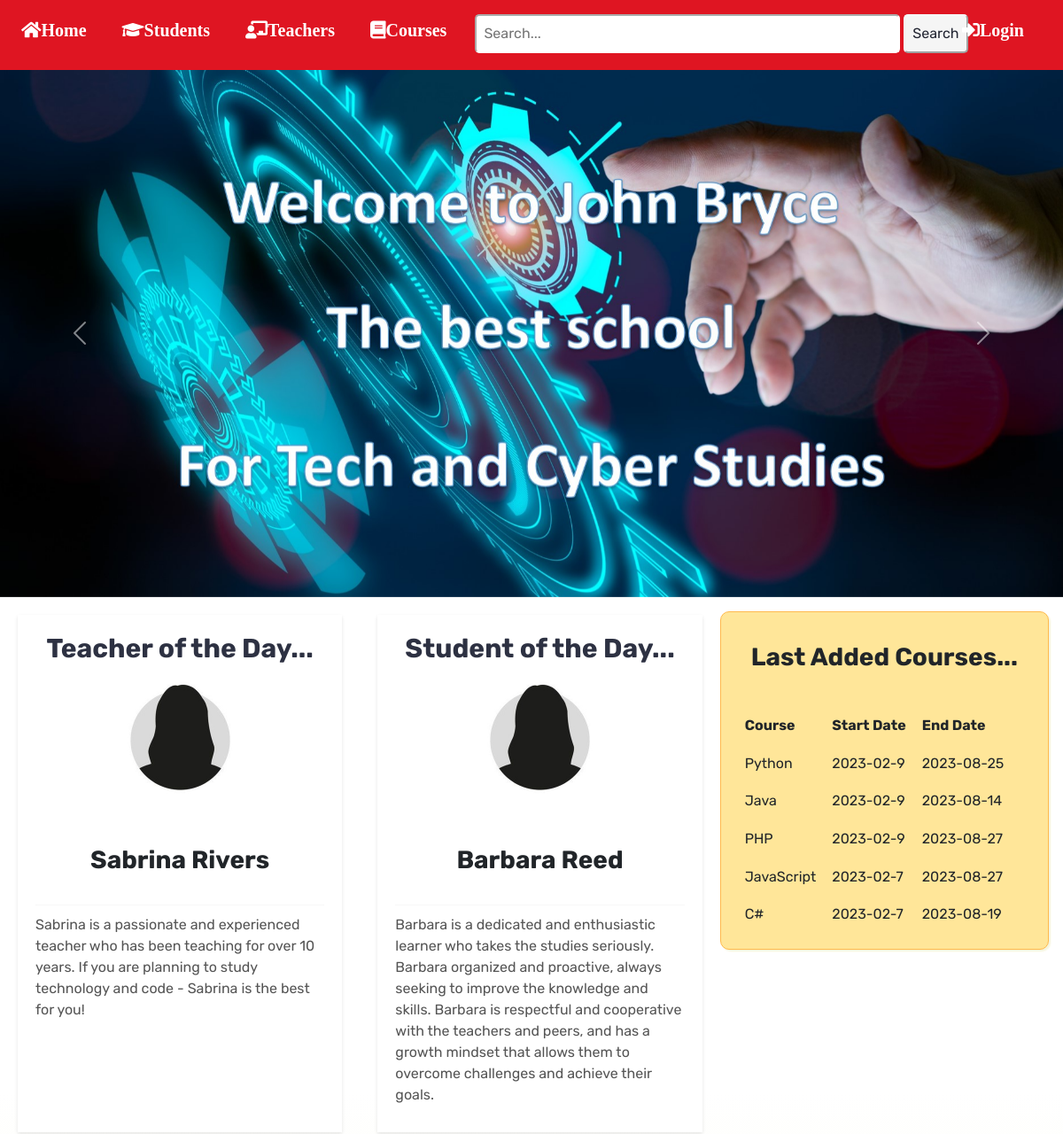
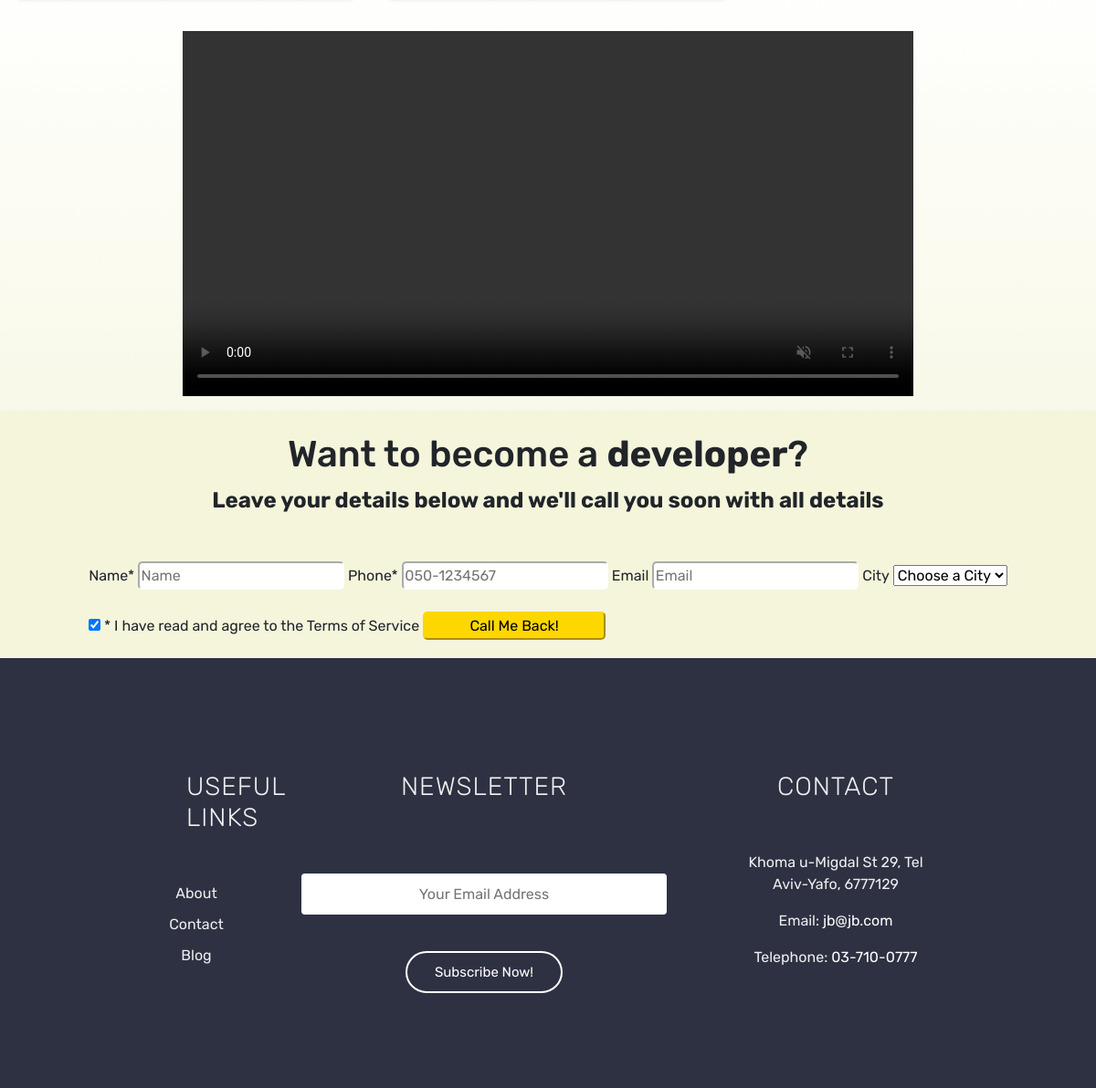
The page / on the database its author committed (2 pictures, top to bottom).
### tables this page shows
CREATE TABLE active_courses (
            active_course_id     INTEGER     PRIMARY KEY
          , course_id            INTEGER     NOT NULL
          , teacher_id           INTEGER     NOT NULL
          , start_date           DATE        NOT NULL
          , end_date             DATE        NOT NULL
          , FOREIGN KEY (course_id) REFERENCES courses (course_id)
          , FOREIGN KEY (teacher_id) REFERENCES teachers (teacher_id)
        );

CREATE TABLE courses (
            course_id       INTEGER     PRIMARY KEY
          , name            TEXT        NOT NULL        UNIQUE
          , desc            TEXT        NOT NULL
          , image           BLOB        
        );

CREATE TABLE teachers (
            teacher_id      INTEGER     PRIMARY KEY
          , user_id         INTEGER     NOT NULL        UNIQUE
          , name            TEXT        NOT NULL
          , image           BLOB        NOT NULL
          , gender          TEXT        NOT NULL
          , birth_date      TEXT        NOT NULL
          , phone           TEXT        NOT NULL
          , address         TEXT        NOT NULL
          , FOREIGN KEY (user_id) REFERENCES users (user_id)
        );

CREATE TABLE students (
            student_id      INTEGER     PRIMARY KEY
          , user_id         INTEGER     NOT NULL        UNIQUE
          , name            TEXT        NOT NULL
          , image           BLOB        NOT NULL
          , gender          TEXT        NOT NULL
          , birth_date      TEXT        NOT NULL
          , phone           TEXT        NOT NULL
          , address         TEXT        NOT NULL
          , FOREIGN KEY (user_id) REFERENCES users (user_id)
        );

### app.py (the view, shortened to what this page needs)
@app.route('/', methods = ['GET', 'POST'])
def home():
    if request.method == 'GET':
        new_courses = execute_query(f"""
        SELECT name, start_date, end_date from active_courses
        JOIN courses ON active_courses.course_id = courses.course_id
        ORDER BY start_date
        DESC LIMIT 5
        """)
        teacher_names = []
        teacher_images = []
        teachers_tuple = execute_query("SELECT * FROM teachers")
        for teacher in teachers_tuple:
            teacher_names.append(teacher[2])
            teacher_images.append(teacher[3])
        random_names = random.sample(teacher_names, 3)
        random_images = [teacher_images[teacher_names.index(name)] for name in random_names]
        for teacher_name, teacher_image in zip(random_names, random_images):
            teacher_name, teacher_image
        student_names = []
        student_images = []
        students_tuple = execute_query("SELECT * FROM students")
        for student in students_tuple:
            student_names.append(student[2])
            student_images.append(student[3])
        random_names = random.sample(student_names, 3)
        random_images = [student_images[student_names.index(name)] for name in random_names]
        for student_name, student_image in zip(random_names, random_images):
            student_name, student_image
        return render_template("index.html", new_courses=new_courses, teacher_name=teacher_name, teacher_image=teacher_image, student_name=student_name, student_image=student_image)

### app.py (called while the page is built)
@app.before_request
def auth():
    path_teacher_list = ['/teacher_panel']
    if "role" not in session.keys():
        session["username"]='anonymous'
        session["role"]='anonymous'
    if session["role"] != 'Admin':
        if 'admin' in request.full_path:
            return abort(403)
    if session["role"] != 'Teacher':
        if any(route in request.full_path for route in path_teacher_list):
            return abort(403)

### setup_db.py (called while the page is built)
def execute_query(schema):
    cur.execute(schema)
    conn.commit()
    return cur.fetchall()

### templates/index.html (shortened to what this page needs)
{% extends "base.html" %}
{% block content %}
<div class="index-all">
    <div id="carouselExampleIndicators" class="carousel slide" data-bs-ride="true">
        <div class="carousel-inner">
            <div class="carousel-item active">
                <img src="/static/img/1.jpg" class="d-block w-100" id="sliderPhoto" alt="...">
            </div>
        </div>
        <button class="carousel-control-prev" type="button" id="previous" data-bs-target="#carouselExampleIndicators"
            data-bs-slide="prev">
            <span class="carousel-control-prev-icon" aria-hidden="true"></span>
        </button>
        <button class="carousel-control-next" id="next" type="button" data-bs-target="#carouselExampleIndicators"
            data-bs-slide="next">
            <span class="carousel-control-next-icon" aria-hidden="true"></span>
        </button>
    </div>
    <div class="hp-new-courses">
        <div class="home_new_course">
            <h3>Last Added Courses...</h3>
            <table>
                <tr>
                    <th>Course</th>
                    <th>Start Date</th>
                    <th>End Date</th>
                </tr>
                {% for course in new_courses %}
                <tr>
                    <td>{{ course[0] }}</td>
                    <td>{{ course[1] }}</td>
                    <td>{{ course[2] }}</td>
                </tr>
                {% endfor %}
            </table>
        </div>
    </div>
    <div class="teacher-of-the-week">
        <section class="recommended-teacher">
            <h1>Teacher of the Day...</h1>
            <img src="{{ teacher_image }}" alt="Recommended teacher photo">
            <h3>{{ teacher_name }}</h3>
            <hr>
            <p>{{ teacher_name.split()[0] }} is a passionate and experienced teacher who has been teaching for over 10
                years. If you are planning to study technology and code - {{ teacher_name.split()[0] }} is the best for
                you!</p>
        </section>
        <section class="recommended-teacher">
            <h1>Student of the Day...</h1>
            <img src="{{ student_image }}" alt="Recommended teacher photo">
            <h3>{{ student_name }}</h3>
            <hr>
            <p>{{ student_name.split()[0] }} is a dedicated and enthusiastic learner who takes the studies seriously. {{
                student_name.split()[0] }} organized and proactive, always seeking to improve the knowledge and skills.
                {{ student_name.split()[0] }} is respectful and cooperative with the teachers and peers, and has a
                growth mindset that allows them to overcome challenges and achieve their goals.</p>
        </section>
    </div>
    <div class="video-container">
        <video src="/static/video/JB_Video.mp4" autoplay muted controls width="800px"></video>
    </div>
    <div class="leads-form-title">
        <h1>Want to become a <b>developer</b>?</h1>
        <h4>Leave your details below and we'll call you soon with all details</h4>
    </div>
    <div class="leads-form">
        <form method="POST">
            <label for="name">Name*</label>
            <input type="text" name="name" placeholder="Name" required autofocus>
            <label for="phone">Phone*</label>
            <input type="tel" name="phone" placeholder="050-1234567" pattern="[0-9]{3}-[0-9]{7}" required>
            <label for="email">Email</label>
            <input type="email" name="email" placeholder="Email">
            <label for="cars">City</label>
            <select id="city" name="city" id="cities">
                <option value="none" selected hidden>Choose a City</option>
            </select>
            <br><br>
            <input type="checkbox" required checked> * I have read and agree to the Terms of Service
            <input class="leads-send-button" type="submit" value="Call Me Back!">
        </form>
    </div>
</div>
{% endblock %}

### static/css/style.css (style rules this page uses)
* { font-family: 'Rubik'; }
h3 { padding: 3vh; text-align: center; font-weight: 700; }
h4 { padding-top: 0.5vh; font-weight: 700; }
.leads-form { border-radius: 5px; border-color: black ; background-color: beige; display: flex; justify-content: center; padding: 2vh; }
.leads-form-title { padding: 3vh; text-align: center; background-color: beige; }
#sliderPhoto { max-height: 74.8vh; }
.leads-send-button { color: black; background-color: gold; border-color: gold; border-radius: 5px; width: 25vh; }
input { padding: 0.2vh; border-radius: 5px; border-color: rgb(255, 255, 255, 255); }
form { padding: 0.5vh; }
td { padding-top: 0.2vh; }
table { border-collapse: separate; border-spacing: 2vh; }
.home_new_course { background-color: #ffe699; border: 1px solid #ffb94d; border-radius: 10px; padding: 10px; width: auto; position: sticky; top: 20px; left: 20px; z-index: 1; box-shadow: 2px 2px 2px beige; }
.hp-new-courses { padding-top: 2vh; padding-right: 2vh; float: right; }
.teacher-of-the-week { display: flex; justify-content: center; }
.recommended-teacher { background-color: #fff; box-shadow: 0 2px 4px rgba(0, 0, 0, 0.1); padding: 20px; width: 450px; margin: 20px; }
.recommended-teacher h1 { color: #2d3142; font-size: 30px; font-weight: 700; margin-bottom: 10px; text-align: center; }
.recommended-teacher img { border-radius: 50%; width: 150px; height: 150px; object-fit: cover; margin: 0 auto 20px; display: block; }
.recommended-teacher p { color: #555; font-size: 16px; margin-bottom: 10px; }
.recommended-teacher hr { border: none; border-top: 1px solid #ddd; margin: 10px 0; }
.index-all { background: rgb(255,255,255); background: linear-gradient(180deg, rgba(255,255,255,1) 60%, rgba(245,245,220,1) 100%); }
.video-container { padding-top: 2vh; padding-bottom: 2vh; display: flex; justify-content: center; align-items: center; }

### rows shown on the page
active_courses: name "Python", start_date "2023-02-9", end_date "2023-08-25"
active_courses: name "Java", start_date "2023-02-9", end_date "2023-08-14"
active_courses: name "PHP", start_date "2023-02-9", end_date "2023-08-27"
active_courses: name "JavaScript", start_date "2023-02-7", end_date "2023-08-27"
active_courses: name "C#", start_date "2023-02-7", end_date "2023-08-19"
teachers: image (placeholder picture), name "Sabrina Rivers", name "Sabrina"
students: image (placeholder picture), name "Barbara Reed", name "Barbara"
